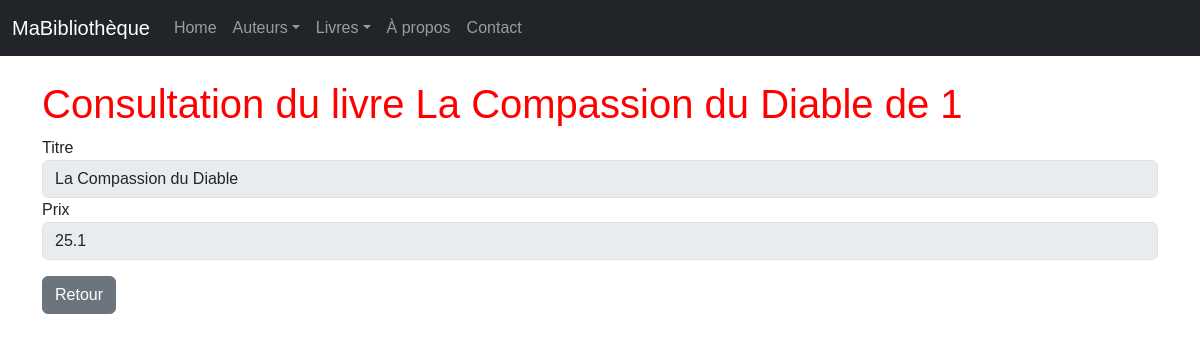
/livres/1/view/, run on an earlier commit of the app's database.
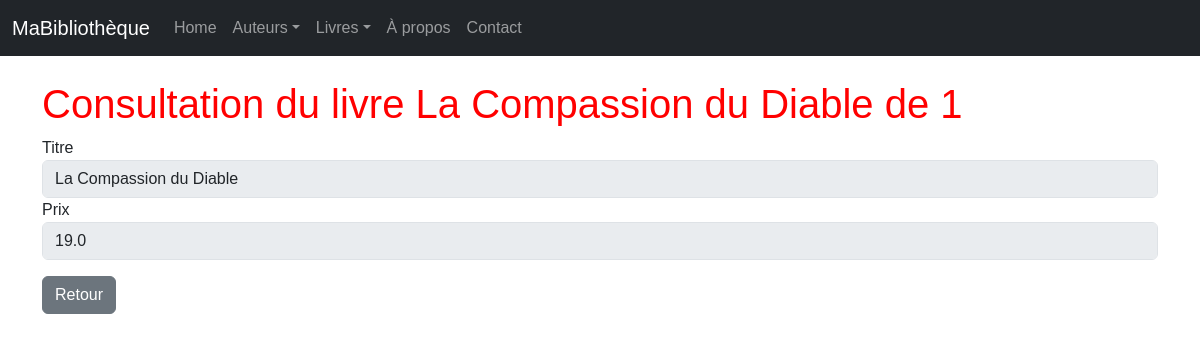
And on a later commit of the database.
### monApp/models.py (models this page shows, shortened)
class Livre(db.Model):
    IdL = db.Column(db.Integer, primary_key=True)
    Prix = db.Column(db.Float())
    Titre = db.Column(db.String(255))
    Url = db.Column(db.String(255))
    Img = db.Column(db.String(255))
    auteur_id = db.Column (db.Integer , db.ForeignKey ("auteur.idA") )
    auteur = db.relationship ("Auteur", backref =db.backref ("livres", lazy="dynamic") )

### monApp/views.py (the view)
@app.route('/livres/<IdL>/view/')
def viewLivre(IdL):
    unLivre = Livre.query.get(IdL)
    unForm = FormLivre(IdL=unLivre.IdL , Titre=unLivre.Titre, Prix=unLivre.Prix)
    return render_template("livre_view.html",selectedLivre=unLivre, viewForm=unForm)

### monApp/forms.py
class FormLivre(FlaskForm):
    IdL=HiddenField('IdL')
    Prix = StringField ('Prix', validators =[DataRequired()])
    Titre = StringField ('Titre', validators =[DataRequired()])

### monApp/templates/livre_view.html (shortened to what this page needs)
{% extends "base.html" %}
{% block main %}
<h1>Consultation du livre {{ selectedLivre.Titre }} de {{ selectedLivre.auteur_id }}</h1>
<form role="form" method="POST" action="">
    <div class="form-group mb-3">
        {{ viewForm.Titre.label }}
        {{ viewForm.Titre(size=50, disabled=True, class_="form-control") }}
        {{ viewForm.Prix.label }}
        {{ viewForm.Prix(size=50, disabled=True, class_="form-control") }}
    </div>
    <a href="{{ url_for('getLivres') }}" class="btn btn-secondary">Retour</a>
</form>
{% endblock %}

### monApp/templates/base.html (shortened to what this page needs)
<html>
    <head>
        <link href="https://cdn.jsdelivr.net/npm/bootstrap@5.3.0/dist/css/bootstrap.min.css" rel="stylesheet">
        <link rel="stylesheet" href="{{ url_for('static', filename='style.css') }}">
    </head>
    <body>
        {% block navbar %}
        <nav class="navbar navbar-expand-md navbar-dark bg-dark fixed-top">
            <div class="container-fluid">
                <a class="navbar-brand">MaBibliothèque</a>
                    <div class="collapse navbar-collapse" id="mainNavbar">
                    <ul class="navbar-nav me-auto mb-2 mb-md-0">
                        <li class="nav-item"><a class="nav-link" href="{{ url_for('index') }}">Home</a></li>
                        <li class="nav-item dropdown"><a class="nav-link dropdown-toggle" href="#"
                            id="auteursDropdown" role="button" data-bs-toggle="dropdown"
                            aria-expanded="false">Auteurs</a>
                            </li>
                            <li class="nav-item dropdown"><a class="nav-link dropdown-toggle" href="#"
                            id="livresDropdown" role="button" data-bs-toggle="dropdown"
                            aria-expanded="false">Livres</a>
                        </li>
                        <li class="nav-item"><a class="nav-link" href="{{ url_for('about') }}">À propos</a>
                        </li>
                        <li class="nav-item"><a class="nav-link" href="{{ url_for('contact') }}">Contact</a>
                        </li>
                    </ul>
                </div>
            </div>
        </nav> {% endblock %}
    {% block content %}
        <main  id="main" role="main" class="container">
            {% block main %}{% endblock %}
        </main>
    {% endblock %}
    </body>
</html>

### monApp/static/style.css (style rules this page uses)
#main { margin-top: 5em; }
body { font-family: sans-serif; }
h1 { color : red; }

What changed in the data, as far as the page shows it:
changed Livre "La Compassion du Diable": Prix "25.1" → "19.0"
